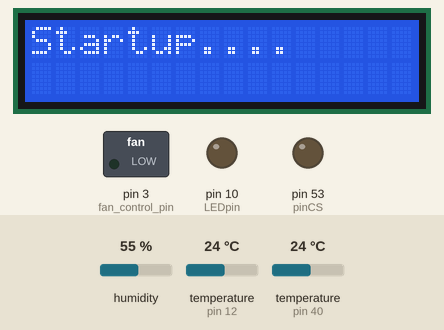
The sketch below on a simulated Arduino Mega 2560, built with avr-gcc and run on an emulated ATmega2560. Parts: 16×2 character LCD, switched loads named in the sketch (green lamp = pin HIGH), output pins drawn as LEDs (lit = HIGH). The test bench sets the inputs (shaded band); at power-on: humidity 55 %, temperature (sensors on pin 12, pin 40) 24 °C. Storage starts empty; what the sketch prints to the serial monitor is not drawn.

Above: at 0.1 s.
At 1.2 s:
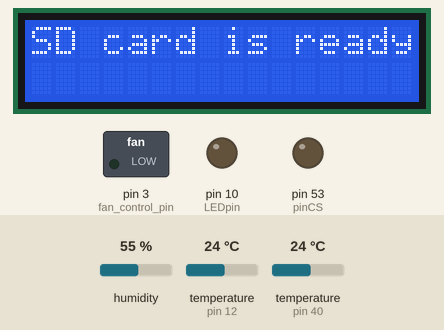
At 3.2 s:
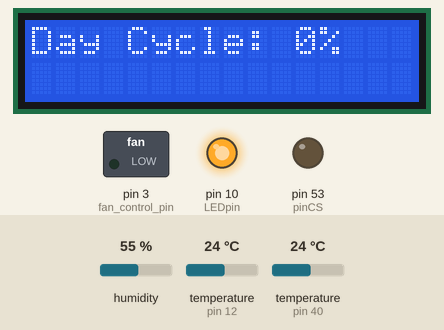
At 4.4 s:
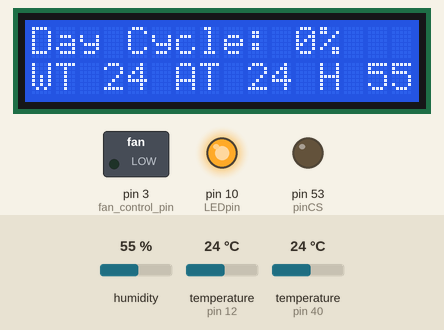
Timing chart, 0 to 5.9 s (numbered marks = the images above):
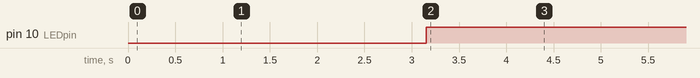

Measured:
- by itself, pin 10 (LEDpin): LOW → HIGH at 3.2 s
- what the display in image 1 shows lasts 1.1 s, from 1.1 s to 2.2 s
- what the display in image 2 shows lasts 0.8 s, from 3.2 s to 4.0 s

The sketch:

MainCode.ino
```cpp
#include <SD.h>
#include <SPI.h>
File datalog;
int pinCS = 53;

#include <Wire.h>
#include <LiquidCrystal_I2C.h>
LiquidCrystal_I2C lcd(0x27, 16, 2);

#include <RBD_Timer.h>
RBD::Timer timer16h;
RBD::Timer timer8h;
RBD::Timer timer5min;
RBD::Timer timer2h;
RBD::Timer timer15min;

#include "DHT.h"
#define DHTPIN 40
#define DHTTYPE DHT22
DHT dht(DHTPIN, DHTTYPE);

#include <OneWire.h>
#include <DallasTemperature.h>
#define ONE_WIRE_BUS 12
OneWire oneWire(ONE_WIRE_BUS);
DallasTemperature sensors(&oneWire);

const int LEDpin = 10;
const int fan_control_pin = 3;
const int LDRpin = A0;

float watertemp;
int LDRvalue;
float humidity;
float airtemp;
bool LEDan;
bool fanhigh;


void setup() {

  Serial.begin(9600);

  lcd.init();
  lcd.backlight();
  lcd.print("Startup....");
  delay(1000);
  lcd.clear();

  pinMode(pinCS, OUTPUT);
  if (SD.begin()) {
      Serial.println("SD card is ready to use.");
      lcd.print("SD card is ready to use.");
      delay(1000);
      lcd.clear();
    }

    else {
      Serial.println("SD card initialization failed");
      lcd.print("SD card initialization failed");
      delay(1000);
      lcd.clear();
      return;
    }
  datalog = SD.open("datalog.txt", FILE_WRITE);
  if (datalog) {
    Serial.println("Datalog file created");
  }
  else {
    Serial.println("Error creating datalog file");
  }
  datalog.close();
  dht.begin();

  timer16h.setTimeout(57600000);
  timer8h.setTimeout(28800000);
  timer5min.setTimeout(300000);
  timer2h.setTimeout(7200000);
  timer15min.setTimeout(900000);

  pinMode(LEDpin,OUTPUT);
  //digitalWrite(LEDpin,HIGH);
  //LEDan = true;

  TCCR3B = TCCR3B & B11111000 | B00000101;
  pinMode(fan_control_pin, OUTPUT);
  //analogWrite(fan_control_pin,200);

  lcd.print("....Startup complete");
  delay(1000);
  lcd.clear();

  timer16h.restart();

  timer2h.restart();
}


void loop() {

  if (timer16h.onExpired()) {

    timer8h.restart();
    digitalWrite(LEDpin,LOW);
    LEDan = false;
    Serial.println("...LED lights OFF...");
    //LED ausschalten

  }
//////////////////////////////////////////////////////////////////////////////////////////////////////////////////////////////////////
  if (timer8h.onExpired()) {

    timer16h.restart();
    digitalWrite(LEDpin,HIGH);
    LEDan = true;
    Serial.println("...LED lights ON...");
    //LEDanschalten

  }
/////////////////////////////////////////////////////////////////////////////////////////////////////////////////////////////////////
  if (timer5min.onExpired()) {

    timer5min.restart();

    lcd.clear();
    lcd.setCursor(0,0);

    if (timer16h.isActive()) {

    lcd.print("Day Cycle: ");
    lcd.print(timer16h.getPercentValue());
    lcd.print("%");

    }

    if (timer8h.isActive()) {

    lcd.print("Night Cycle: ");
    lcd.print(timer8h.getPercentValue());
    lcd.print("%");

    }
    lcd.setCursor(0,1);

    Watertemp_Check();      //Watertemp

    Airtemp_Check();        //Airtemp

    Humidity_Check();       //Humidity

    if (LEDan == true) {    //LEDAN?

      LED_Check();

    }

    Datalog();

  }
/////////////////////////////////////////////////////////////////////////////////////////////////////////////////////////////////////
  if (timer15min.onExpired()) {

    timer2h.restart();
    analogWrite(fan_control_pin,20);
    Serial.println("...Fan LOW...");
    fanhigh = true;
    //Ventilator an

  }
////////////////////////////////////////////////////////////////////////////////////////////////////////////////////////////////////
  if (timer2h.onExpired()) {

    timer15min.restart();
    analogWrite(fan_control_pin,100);
    Serial.println("...Fan HIGH...");
    fanhigh = false;
    //Ventilatoraus

  }

}


void LED_Check () {

  LDRvalue = analogRead(LDRpin);

  if (LDRvalue >= 500) {

    Serial.println("...LED lights are working...");

  }
  else if (LDRvalue < 500) {

    Serial.println("...WARNING! LED lights might be defective...");

  }

}


void Watertemp_Check () {

  sensors.requestTemperatures();
  watertemp = sensors.getTempCByIndex(0);
  Serial.print("...Water temperature in °C: ");
  Serial.print(watertemp);
  Serial.println("...");
  lcd.print("WT ");
  int w = round(watertemp);
  lcd.print(w);

}


void Airtemp_Check () {

  airtemp = dht.readTemperature();
  if (isnan(airtemp)) {

      Serial.println(F("...Failed to read from DHT sensor!..."));
      return;

  }
  Serial.print("...Air Temperature in °C: ");
  Serial.print(airtemp);
  Serial.println("...");
  lcd.print(" AT ");
  int a = round(airtemp);
  lcd.print(a);

}


void Humidity_Check () {

  humidity = dht.readHumidity();
  if (isnan(humidity)) {

      Serial.println(F("...Failed to read from DHT sensor!..."));
      return;

  }
  Serial.print("...Humidity in %: ");
  Serial.print(humidity);
  Serial.println("...");
  lcd.print(" H ");
  int h = round(humidity);
  lcd.print(h);

}

void Datalog () {

    Serial.println("Writing to Datalog...");
    datalog= SD.open("datalog.txt",FILE_WRITE);
    datalog.print("Watertemp: ");
    datalog.print(watertemp);
    datalog.print(" Airtemp: ");
    datalog.print(airtemp);
    datalog.print(" Humidity: ");
    datalog.print(humidity);
    datalog.print("% FAN: ");
    if (fanhigh == true) {
      datalog.print("ON");
    }
    else if (fanhigh == false) {
      datalog.print("OFF");
    }

    if ((LEDan == true) && (LDRvalue >= 500))  {    //LEDAN?

      datalog.print(" LEDs OK");

    }

    if (timer16h.isActive()) {

    datalog.print(" Day Cycle: ");
    datalog.print(timer16h.getPercentValue());
    datalog.println("%");

    }

    if (timer8h.isActive()) {

    datalog.print(" Night Cycle: ");
    datalog.print(timer8h.getPercentValue());
    datalog.println("%");

    }


    datalog.close();

}
```
